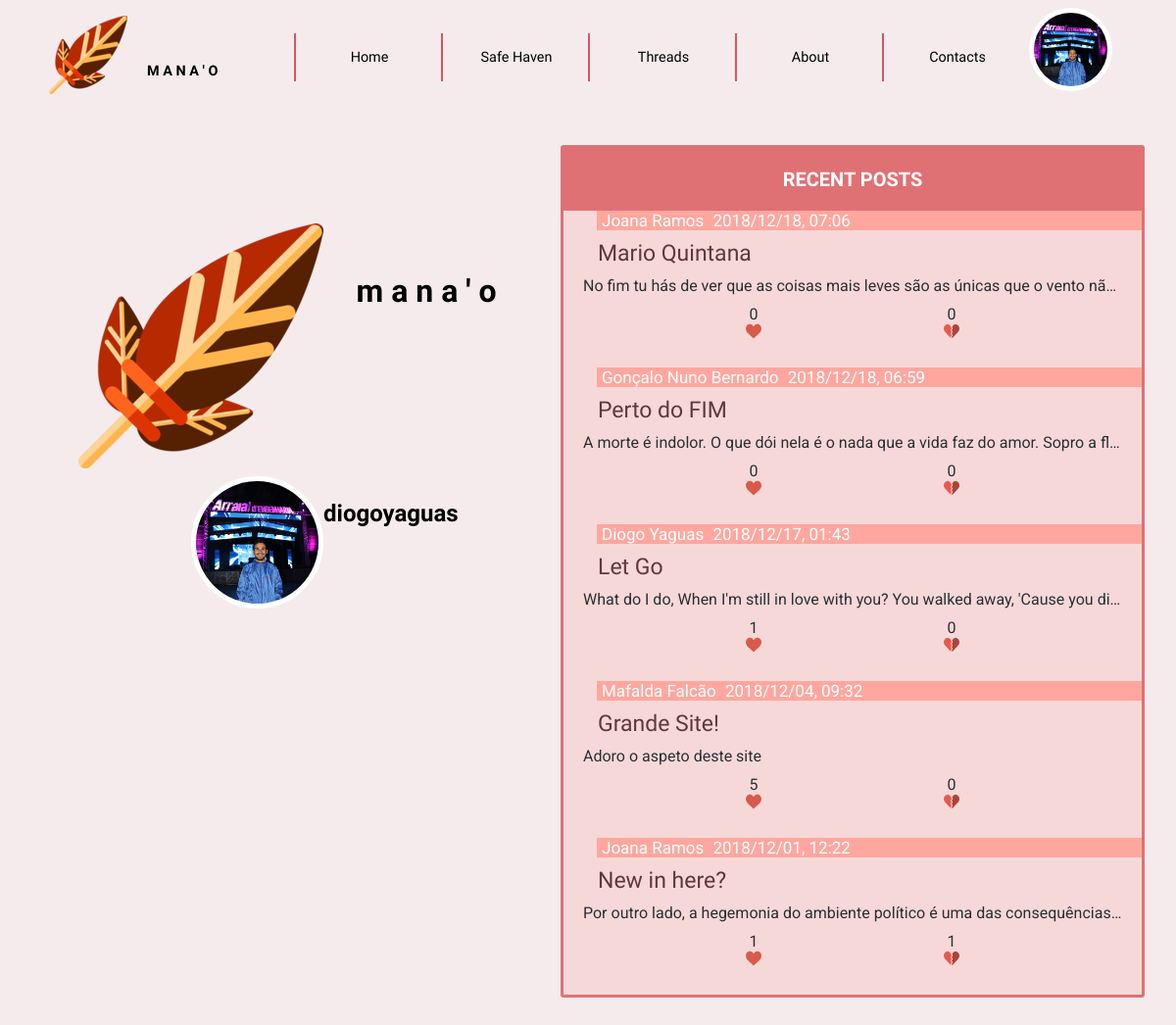
/templates/home.php (signed in), run on the app's committed database.
### tables this page shows
CREATE TABLE User (ID INTEGER PRIMARY KEY AUTOINCREMENT, Username STRING UNIQUE NOT NULL, Password CHAR (256) NOT NULL, Name STRING NOT NULL, Email STRING NOT NULL UNIQUE, Bio STRING, Profile_Pic STRING NOT NULL DEFAULT "default.png", ParticipationDate STRING NOT NULL);

CREATE TABLE Post (ID INTEGER PRIMARY KEY AUTOINCREMENT, User_ID INTEGER NOT NULL REFERENCES User (ID), Title STRING NOT NULL, Text STRING NOT NULL, Date STRING NOT NULL, Upvotes INTEGER DEFAULT 0, Downvotes INTEGER DEFAULT 0);

### database/user.php (called while the page is built, shortened)
<?php
      function getName($userID) {
        global $dbh;
        try {
          $stmt = $dbh->prepare('SELECT Name FROM User WHERE ID = ?');
          $stmt->execute(array($userID));
          if($row = $stmt->fetch()){
            return $row['Name'];
          }
        }catch(PDOException $e) {
          return -1;
        }
      }
    function getUserPhoto($userID) {
      global $dbh;
      try {
        $stmt = $dbh->prepare('SELECT Profile_Pic FROM User WHERE ID = ?');
        if($stmt->execute(array($userID))) {
          $row = $stmt->fetch();
          return $row['Profile_Pic'];
        }
      }catch(PDOException $e) {
        return null;
      }
    }
?>

### database/post.php (called while the page is built, shortened)
<?php
	function getFiveMostRecentPosts()
	{
		global $dbh;
		try {
			$stmt = $dbh->prepare('SELECT * from Post ORDER BY Date DESC LIMIT 5');
			if($stmt->execute())
				return $stmt->fetchAll();
			else
				return -1;
		} catch(PDOException $e) {
			return -1;
		}
	}
?>

### templates/post.php (the view, shortened to what this page needs)
<?php
    include_once('../includes/init.php');
    include_once("../database/post.php");
    include_once("../actions/verifyAndConvertText.php");
            function viewAllPosts() {
                $posts = getFiveMostRecentPosts();
            foreach($posts as $post) {
                viewPosts($post);
                }
            }
            function viewPosts($post) {
                ?>
        <article id="posts">
            <header>
                <span class="author">
                    <?php echo getName($post['User_ID']) ?>
                </span>
                <span class="date">
                    <?= $post['Date'] ?>
                </span>
            </header>
            <a id="title" href="viewPost.php?id=<?=$post['ID']?>" target="_blank"><?= $post['Title'] ?></a>
            <p id="text_wrote">
            </p>
            <footer id="votes">
                <div id="upvotes" onclick="updateUpvotes(<?=$post['ID']?>)">
                    <p id="upvote<?=$post['ID']?>"><?=$post['Upvotes']?></p>
					<img src="../images/upvote.png"alt="Upvote">
                </div>
                <div id="downvotes" onclick="updateDownvotes(<?=$post['ID']?>)">
                    <p id="downvote<?=$post['ID']?>"><?=$post['Downvotes']?></p>
					<img src="../images/downvote.png"alt="Downvote">
                </div>
            </footer>
        </article>
       <?php }?>

### templates/header.php (shortened to what this page needs)
<!DOCTYPE html>
<html>
<head>
    <link href="../css/main_layout.css" rel="stylesheet">
    <link href="../css/main_style.css" rel="stylesheet">
</head>
<body>
    <header>
        <label class="homeButton" type="submit_home" value="" onclick="window.location='../templates/home.php';"></label>
        <h3>M A N A ' O</h3>
        <nav id="menu">
            <ol>
                <li><a href="home.php">Home</a></li>
                <li><a href="http://www.pixelthoughts.co/#">Safe Haven</a></li>
                <li><a href="threads.php?filter=Recent">Threads</a></li>
                <li><a href="about.php">About</a></li>
                <li><a href="contacts.php">Contacts</a></li>
            </ol>
        </nav>
        <div class="dropdown">
                <img id="profile" src="../profilePictures/<?php
                    include_once('../includes/init.php');
                    include_once("../database/user.php");
                    echo getUserPhoto($_SESSION['userID']);
                ?>" alt="Profile picture" onclick="myFunction()" class="dropbtn">
            </div>
    </header>

### templates/home.php (shortened to what this page needs)
<?php
    include_once("header.php");
?>
    <!DOCTYPE html>
    <html>
    <head>
        <link href="../css/main_layout.css" rel="stylesheet">
        <link href="../css/main_style.css" rel="stylesheet">
        <link href="../css/others.css" rel="stylesheet">
        <link href="../css/posts.css" rel="stylesheet">
    </head>
    <body>
        <section class="home">
            <div id="sidebar_left">
                <img id="logo" src="../images/icon_big.png" alt="Site's icon">
                <h2>m a n a ' o</h2>
                <img id="profilepicture" src="../profilePictures/<?php
                    include_once('../includes/init.php');
                    include_once("../database/user.php");
                    echo getUserPhoto($_SESSION['userID']);
                ?>" alt="Profile picture">
                <h4><?=$_SESSION['username']?></h4>
            </div>
            <div id="friendsPosts" >
                <h3>RECENT POSTS</h3>
                <?php
                    include_once('post.php');
                    viewAllPosts();
                ?>
            </div>
        </section>
    </body>
    </html>

### actions/verifyAndConvertText.php
<?php
    function convertText($text) {
        $reg_exUrl = "/(http|https|ftp|ftps)\:\/\/[a-zA-Z0-9\-\.]+\.[a-zA-Z]{2,3}(\/\S*)?/";
        if (preg_match($reg_exUrl, $text, $url)) {
            echo preg_replace($reg_exUrl, '<a href="' . $url[0] . '" rel="nofollow">' . $url[0] . '</a>', $text);
        } else echo $text;
}
?>

### css/main_layout.css (style rules this page uses)
body { margin: 0em; }
body > header { margin: 0em; display: grid; grid-template-rows: auto; grid-template-columns: 1fr 1fr 5fr 1fr; grid-template-areas: "manao name navigator profilepic"; position: -webkit-sticky; position: sticky; top: 0; width: 100%; }
.homeButton { grid-area: manao; justify-self: right; align-self: center; height: auto; }
body > header > h3 { grid-area: name; margin: 0em; justify-self: left; align-self: center; }
#menu { grid-area: navigator; justify-self: right; align-self: center; }
#menu ol li { display: inline-flex; width: 100%; justify-self: center; }
#menu ol { margin: 0em; display: grid; grid-template-rows: auto; grid-template-columns: 1fr 1fr 1fr 1fr 1fr; grid-template-areas: "home safehaven threads contacts about"; width: 100%; }
#menu ol > li { justify-self: left; align-self: center; justify-items: center; justify-content: space-evenly; }
#menu ol > :nth-child(1) { grid-area: home; }
#menu ol > :nth-child(2) { grid-area: safehaven; }
#menu ol > :nth-child(3) { grid-area: threads; }
#menu ol > :nth-child(4) { grid-area: contacts; }
#menu ol > :nth-child(5) { grid-area: about; }
.home { margin: 6em; margin-bottom: 0; display: grid; grid-template-rows: auto; grid-template-columns: 1fr 1fr; grid-template-areas: "sidebar_left posts" ". posts"; width: auto; height: auto; align-content: space-between; justify-content: space-between; }
.home > #sidebar_left { grid-area: sidebar_left; display: grid; grid-template-rows: 1fr 1fr; grid-template-columns: 1fr 1fr; grid-template-areas: "image companyname" "profilepicture username"; width: auto; height: auto; }
.home > #sidebar_left > #logo { grid-area: image; align-self: right; justify-self: center; }
.home > #sidebar_left > h2 { grid-area: companyname; align-self: center; justify-self: left; width: 100%; }
.home > #sidebar_left > h4 { grid-area: username; justify-self: left; align-self: left; }
.home > #friendsPosts, .home > h3 { grid-area: posts; align-self: center; justify-self: left; width: 100%; height: auto; }
.home > #sidebar_left > img#profilepicture { grid-area: profilepicture; align-self: right; justify-self: right; }
.home > #friendsPosts > article#posts { display: grid; grid-template-rows: auto; grid-template-columns: auto; grid-template-areas: "info_span" "title" "text_wrote" "votes"; width: 100%; height: auto; }
.home > #friendsPosts > article#posts > header > .author, .home > #friendsPosts > article#posts > header > .date { grid-area: info_span; width:auto; }
.home > #friendsPosts > article#posts > a#title { grid-area: title; width:auto; }
.home > #friendsPosts > article#posts > p#text_wrote { grid-area: text_wrote; }
.home > #friendsPosts > article#posts > footer#votes { grid-area: votes; display: flex; flex-direction: row; flex-flow: row; justify-content: space-evenly; justify-items: flex-start; width: auto; height: auto; }
.dropbtn { color: white; border: none; cursor: pointer; }
.dropdown { position: relative; display: inline-block; }

### css/others.css (style rules this page uses)
:root { --maincolor_bckgrnd: #F5EBED; --color_smallhover: #2a2f33; --color_separator: #5f3939; }
.home { margin: 0; color: var(--color_smallhover); }
.home > #sidebar_left > #logo { float: left; margin-left: 5em; margin-top: 7em; }

### data on the page
user: Profile_Pic (picture)
post: User_ID.Name "Joana Ramos", Date "2018/12/18, 07:06", Title "Mario Quintana", Text "No fim tu hás de ver que as coisas mais leves são as únicas que o vento nã…", Upvotes "0", Downvotes "0"
post: User_ID.Name "Gonçalo Nuno Bernardo", Date "2018/12/18, 06:59", Title "Perto do FIM", Text "A morte é indolor. O que dói nela é o nada que a vida faz do amor. Sopro a fl…", Upvotes "0", Downvotes "0"
post: User_ID.Name "Diogo Yaguas", Date "2018/12/17, 01:43", Title "Let Go", Text "What do I do, When I'm still in love with you? You walked away, 'Cause you di…", Upvotes "1", Downvotes "0"
post: User_ID.Name "Mafalda Falcão", Date "2018/12/04, 09:32", Title "Grande Site!", Text "Adoro o aspeto deste site", Upvotes "5", Downvotes "0"
post: User_ID.Name "Joana Ramos", Date "2018/12/01, 12:22", Title "New in here?", Text "Por outro lado, a hegemonia do ambiente político é uma das consequências…", Upvotes "1", Downvotes "1"

### other printed values
$_SESSION['username'] "diogoyaguas"
